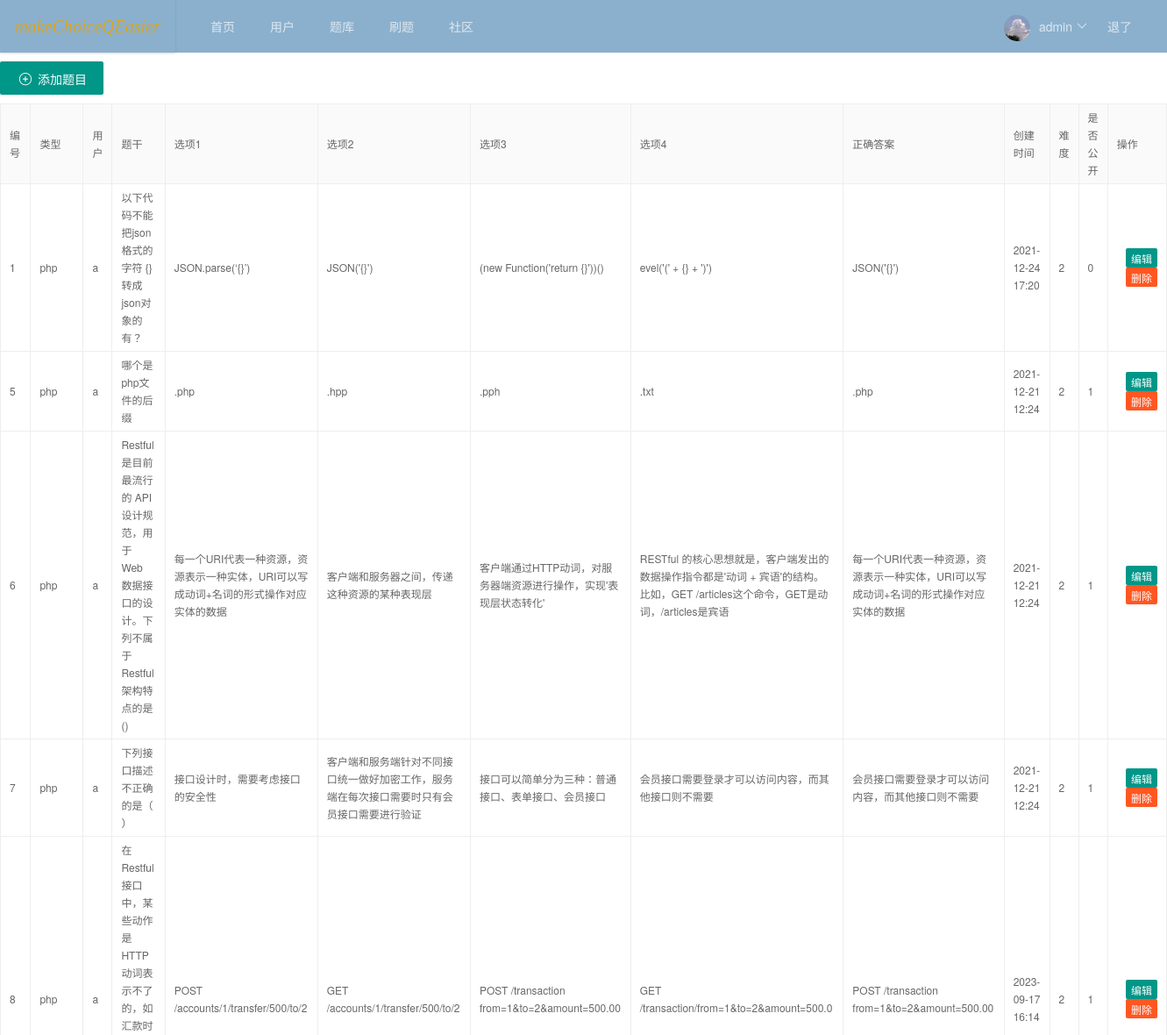
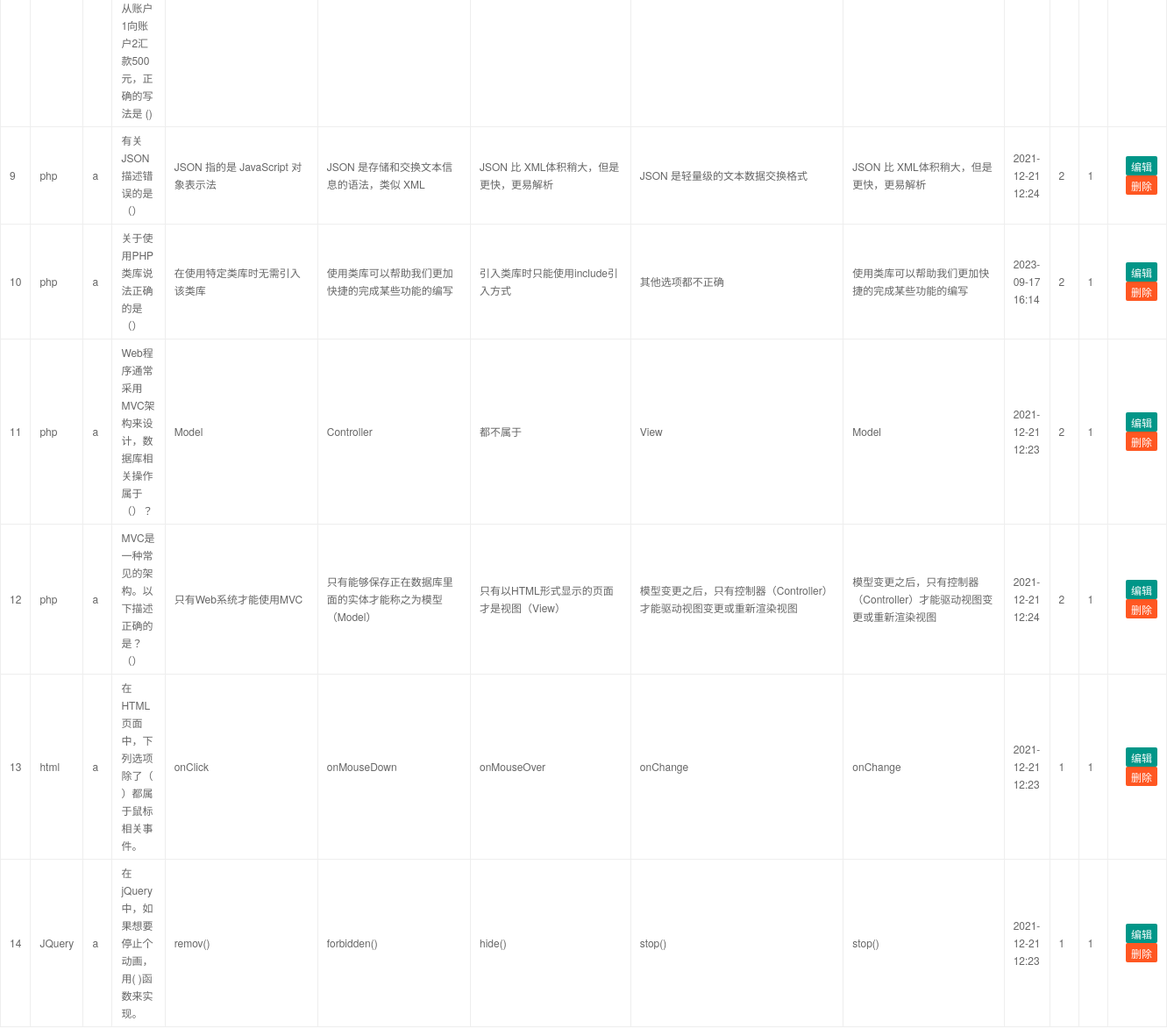
Screenshot of /backend/view/questionlist.php (signed in) with the database file from the repository (2 pictures, top to bottom).
### tables this page shows
CREATE TABLE `question`  (
  `id` int UNSIGNED NOT NULL AUTO_INCREMENT,
  `type` varchar(64) NOT NULL,
  `username` varchar(64) NOT NULL,
  `stem` varchar(255) NOT NULL,
  `answer_a` varchar(255) NOT NULL,
  `answer_b` varchar(255) NOT NULL,
  `answer_c` varchar(255) NOT NULL,
  `answer_d` varchar(255) NOT NULL,
  `right_key` varchar(255) NOT NULL,
  `create_time` int(11) UNSIGNED ZEROFILL NOT NULL,
  `difficulty` int NOT NULL,
  `open` int NOT NULL,
  PRIMARY KEY (`id`) USING BTREE
);

### backend/server/server_questionlist.php (called while the page is built, shortened)
<?php
require_once __DIR__.'./common/DB.php';
$sql = "select * from question";
$stmt = DB::getInstance()->connect()->query($sql);
$question = $stmt->fetchAll();
$data = [];

### backend/server/common/DB.php (called while the page is built, shortened)
<?php
class DB
{
  static private $_instance;
  private $_pdo;
  private $config = [
    'dsn' => 'mysql:host=localhost;dbname=makechoiceqeasier;port=3306;charset=utf8',
    'username' => 'root',
    'password' => '',
    'option' => [
      PDO::ATTR_ERRMODE => PDO::ERRMODE_EXCEPTION,
      PDO::ATTR_DEFAULT_FETCH_MODE => PDO::FETCH_ASSOC,
    ]
  ];
  static public function getInstance() {
    if(!self::$_instance instanceof self) {
      self::$_instance = new self();
    }
    return self::$_instance;
  }
  public function connect() {
    if(!$this->_pdo) {
      try {
        $this->_pdo = new PDO($this->config['dsn'], $this->config['username'], $this->config['password'], $this->config['option']);
      } catch (PDOException $e) {
        die('数据库连接失败：' . $e->getMessage());
      }
    }
    return $this->_pdo;
  }
}

### backend/view/questionlist.php (the view, shortened to what this page needs)
<?php
require_once '../server/server_questionlist.php';
?>
<!DOCTYPE html>
<html lang="en">
<head>
    <link rel="stylesheet" href="../utils/layui/css/layui.css">
    <link rel="stylesheet" href="../utils/css/nav.css">
</head>
<body>
<?php
require_once './commom/nav.php';
?>
<div style="margin-top:70px;">
      <div>
        <a href="./questionadd.php" class="layui-btn">
          <i class="layui-icon layui-icon-add-circle"></i>
          添加题目
        </a>
        <table class="layui-table" lay-size="sm">
          <thead>
            <tr>
              <th>编号</th>
              <th>类型</th>
              <th>用户</th>
              <th>题干</th>
              <th>选项1</th>
              <th>选项2</th>
              <th>选项3</th>
              <th>选项4</th>
              <th>正确答案</th>
              <th>创建时间</th>
              <th>难度</th>
              <th>是否公开</th>
              <th>操作</th>
            </tr>
          </thead>
          <tbody>
          <?php
            foreach ($data as $question) {
              echo "
                  <tr>
                    <td>{$question['id']}</td>
                    <td>{$question['type']}</td>
                    <td>{$question['username']}</td>
                    <td>{$question['stem']}</td>
                    <td>{$question['answer_a']}</td>
                    <td>{$question['answer_b']}</td>
                    <td>{$question['answer_c']}</td>
                    <td>{$question['answer_d']}</td>
                    <td>{$question['right_key']}</td>
                    <td>{$question['ctime']}</td>
                    <td>{$question['difficulty']}</td>
                    <td>{$question['open']}</td>
                    <td>
                    <a class='layui-btn layui-btn-xs' href=\"./questionedit.php?id={$question['id']}\" style='float:right;'>编辑</a>
                    <button class=\"layui-btn layui-btn-xs layui-btn-danger\" style='float:right;' onclick=\"deletequestion({$question['id']}, '{$question['stem']}')\">删除</button>
                    </td>
                  </tr>
              ";
            }
            ?>
          </tbody>
        </table>
      </div>
    </div>
</body>
</html>

### backend/view/commom/nav.php (shortened to what this page needs)
<?php
require_once "../server/common/connect.php";
$admimusername = $_SESSION['username'];
$sqlSelectAdminicon = "select icon from admin where username = '$admimusername'";
$stmt = $pdo->query($sqlSelectAdminicon);
$icon = $stmt->fetch();
?>
<div class="layui-layout layui-layout-admin">
    <div class="layui-header">
        <div class="layui-logo"><a id="makeChoiceQEasier" href="">makeChoiceQEasier</a></div>
        <ul class="layui-nav layui-layout-left">
            <li class="layui-nav-item"><a href="../view/homepage.php">首页</a></li>
            <li class="layui-nav-item"><a href="../view/userlist.php">用户</a></li>
            <li class="layui-nav-item"><a href="../view/questionlist.php">题库</a></li>
            <li class="layui-nav-item"><a href="../view/configurequestion.php">刷题</a></li>
            <li class="layui-nav-item"><a href="../view/community.php">社区</a></li>
        </ul>
        <ul class="layui-nav layui-layout-right">
            <li class="layui-nav-item">
                <a href="">
                     <img class="layui-nav-img" src="../server/resource/usericon/<?php if($icon['icon']) { echo $icon['icon']; } else {echo 'default.png';} ?>"><?php echo $admimusername ?>
                </a>
            </li>
            <li class="layui-nav-item"><a href="../server/server_logout.php">退了</a></li>
        </ul>
    </div>
</div>

### backend/utils/css/nav.css (style rules this page uses)
#makeChoiceQEasier { font-family: "微软雅黑"; font-size: 20px; font-style: italic; color: goldenrod; }

### backend/view/questionlist.php (style rules this page uses)
.layui-layout-admin .layui-header { position:fixed;top:0;left:0;right:0;background-color:rgb(139, 176, 205) }

### rows the page displays
question: id "1", type "php", username "a", stem "以下代码不能把json格式的字符 {} 转成json对象的有？", answer_a "JSON.parse(‘{}’)", answer_b "JSON('{}')", answer_c "(new Function('return {}'))()", answer_d "evel('(' + {} + ')')", right_key "JSON('{}')", ctime "2021-12-24 17:20", difficulty "2", open "0"
question: id "5", type "php", username "a", stem "哪个是php文件的后缀", answer_a ".php", answer_b ".hpp", answer_c ".pph", answer_d ".txt", right_key ".php", ctime "2021-12-21 12:24", difficulty "2", open "1"
question: id "6", type "php", username "a", stem "Restful是目前最流行的 API 设计规范，用于 Web 数据接口的设计。下列不属于Restful架构特点的是()", answer_a "每一个URI代表一种资源，资源表示一种实体，URI可以写成动词+名词的形式操作对应实体的数据", answer_b "客户端和服务器之间，传递这种资源的某种表现层", answer_c "客户端通过HTTP动词，对服务器端资源进行操作，实现'表现层状态转化'", answer_d "RESTful 的核心思想就是，客户端发出的数据操作指令都是'动词 + 宾语'的结构。比如，GET /articles这个命令，GET是动词，/articles是宾语", right_key "每一个URI代表一种资源，资源表示一种实体，URI可以写成动词+名词的形式操作对应实体的数据", ctime "2021-12-21 12:24", difficulty "2", open "1"
question: id "7", type "php", username "a", stem "下列接口描述不正确的是（ ）", answer_a "接口设计时，需要考虑接口的安全性", answer_b "客户端和服务端针对不同接口统一做好加密工作，服务端在每次接口需要时只有会员接口需要进行验证", answer_c "接口可以简单分为三种：普通接口、表单接口、会员接口", answer_d "会员接口需要登录才可以访问内容，而其他接口则不需要", right_key "会员接口需要登录才可以访问内容，而其他接口则不需要", ctime "2021-12-21 12:24", difficulty "2", open "1"
question: id "8", type "php", username "a", stem "在Restful接口中，某些动作是HTTP动词表示不了的，如汇款时从账户1向账户2汇款500元，正确的写法是 ()", answer_a "POST /accounts/1/transfer/500/to/2", answer_b "GET /accounts/1/transfer/500/to/2", answer_c "POST /transaction from=1&to=2&amount=500.00", answer_d "GET /transaction/from=1&to=2&amount=500.0", right_key "POST /transaction from=1&to=2&amount=500.00", ctime "2023-09-17 16:14", difficulty "2", open "1"
question: id "9", type "php", username "a", stem "有关JSON描述错误的是（）", answer_a "JSON 指的是 JavaScript 对象表示法", answer_b "JSON 是存储和交换文本信息的语法，类似 XML", answer_c "JSON 比 XML体积稍大，但是更快，更易解析", answer_d "JSON 是轻量级的文本数据交换格式", right_key "JSON 比 XML体积稍大，但是更快，更易解析", ctime "2021-12-21 12:24", difficulty "2", open "1"
question: id "10", type "php", username "a", stem "关于使用PHP类库说法正确的是（）", answer_a "在使用特定类库时无需引入该类库", answer_b "使用类库可以帮助我们更加快捷的完成某些功能的编写", answer_c "引入类库时只能使用include引入方式", answer_d "其他选项都不正确", right_key "使用类库可以帮助我们更加快捷的完成某些功能的编写", ctime "2023-09-17 16:14", difficulty "2", open "1"
question: id "11", type "php", username "a", stem "Web程序通常采用MVC架构来设计，数据库相关操作属于（）？", answer_a "Model", answer_b "Controller", answer_c "都不属于", answer_d "View", right_key "Model", ctime "2021-12-21 12:23", difficulty "2", open "1"
question: id "12", type "php", username "a", stem "MVC是一种常见的架构。以下描述正确的是？ （）", answer_a "只有Web系统才能使用MVC", answer_b "只有能够保存正在数据库里面的实体才能称之为模型（Model）", answer_c "只有以HTML形式显示的页面才是视图（View）", answer_d "模型变更之后，只有控制器（Controller）才能驱动视图变更或重新渲染视图", right_key "模型变更之后，只有控制器（Controller）才能驱动视图变更或重新渲染视图", ctime "2021-12-21 12:24", difficulty "2", open "1"
question: id "13", type "html", username "a", stem "在HTML页面中，下列选项除了（ ）都属于鼠标相关事件。", answer_a "onClick", answer_b "onMouseDown", answer_c "onMouseOver", answer_d "onChange", right_key "onChange", ctime "2021-12-21 12:23", difficulty "1", open "1"
question: id "14", type "JQuery", username "a", stem "在jQuery中，如果想要停止个动画，用( )函数来实现。", answer_a "remov()", answer_b "forbidden()", answer_c "hide()", answer_d "stop()", right_key "stop()", ctime "2021-12-21 12:23", difficulty "1", open "1"

### other values shown
$admimusername "admin"
